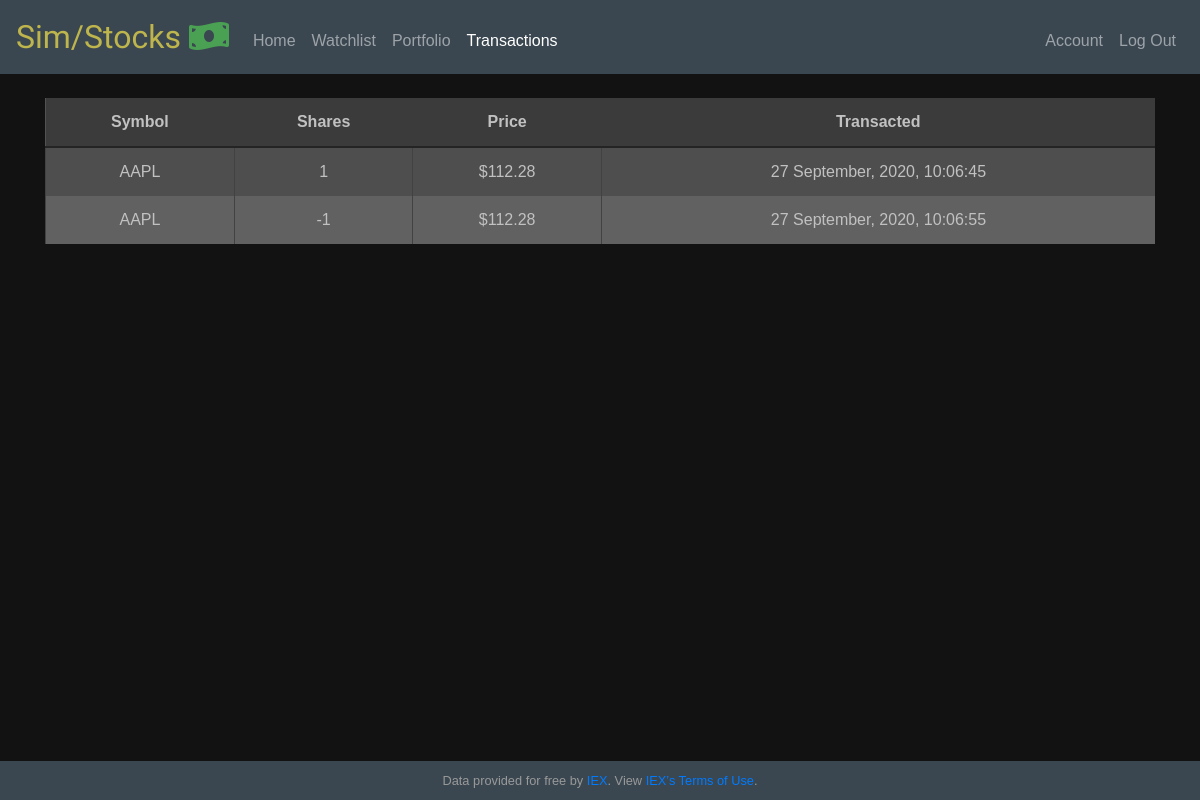
Screenshot of /history (signed in) with the database file from the repository.
### app/models.py (models this page shows, shortened)
class History(db.Model):
  id = db.Column(db.Integer, primary_key=True)
  symbol = db.Column(db.String(6), nullable=False)
  name = db.Column(db.String(200), nullable=False)
  price = db.Column(db.Numeric(), nullable=False)
  share = db.Column(db.Integer, nullable=False)
  time = db.Column(db.DateTime, index=True, default=datetime.utcnow)
  user_id = db.Column(db.Integer, db.ForeignKey("users.id"), nullable=False)

### app/routes.py (the view)
@app.route("/history")
@login_required
def history():
  user = Users.query.filter_by(username=current_user.username).first()
  h = History.query.filter_by(user=user).all()
  if len(h) == 0:
    flash("No Transaction History Found")
  return render_template("history.html", rows=h)

### app/helper.py (called while the page is built)
def usd(value):
    return f"${value:,.2f}"

### app/models.py (called while the page is built)
@login.user_loader
def load_user(id):
  return Users.query.get(int(id))

### app/templates/history.html (shortened to what this page needs)
{% extends "layout.html" %}
{% set active_page = "history" %}
{% block main %}
    <div id="history">
        <table class="table table-striped">
            <thead>
                <tr>
                    <th scope="col">Symbol</th>
                    <th scope="col">Shares</th>
                    <th scope="col">Price</th>
                    <th scope="col">Transacted</th>
                </tr>
            </thead>
            <tbody>
            {% for row in rows %}
            <tr>
                <td>{{ row.symbol }}</td>
                <td>{{ row.share }}</td>
                <td>{{ row.price | usd }}</td>
                <td>{{ row.time.strftime("%d %B, %Y, %H:%M:%S") }}</td>
            </tr>
            {% endfor %}
            </tbody>
        </table>
    </div>
{% endblock %}

### app/static/styles.css (style rules this page uses)
html ,body { height: 100%; }
body { background-color: #121212; display: flex; flex-direction: column; color:#887C54; }
#history { max-height: 65vh; overflow-y: scroll; }
.table { background-color: #525252; }
.table tr:nth-child(even) { background-color: #616161; }
.table thead th { background-color: #3b3b3b; border-bottom: 2px solid #242424; }
.table td, .table th { border-top: none; border-bottom: none; color: #c1c1c1; }
thead { position: sticky; top: 0; }
.table td { border-left: 1px solid #424242; }
* { box-sizing: border-box; }
body { font-family: sans-serif; }

### rows the page displays
History: symbol "AAPL", share "1", price "$112.28", time "27 September, 2020, 10:06:45"
History: symbol "AAPL", share "-1", price "$112.28", time "27 September, 2020, 10:06:55"
